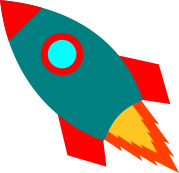
#> input picture beadalize/examples/rocket.png, 179 x 173 px
$ python rocket.py
#> lines starting #> are read from the running program, lines starting #| are printed output that depends on the picture
### beadalize/platform.py
import numpy as np
import matplotlib.pyplot as plt


from beadalize.shared import SvgConvertable


class Platform(SvgConvertable):
    def __init__(self, module=5):
        self.module = module

    def __len__(self):
        pass

    def coordinates(self):
        pass

    def plot(self, ax=None):
        if ax is None:
            ax = plt.gca()

        c = self.coordinates()
        p = ax.plot(*zip(*c), 'k.', markersize=1)
        ax.set_aspect('equal')
        return p


class HexagonPlatform(Platform):
    def __init__(self, *args, size=16, **kwargs):
        super().__init__(*args, **kwargs)
        self.size = size

    def coordinates(self):
        x = []
        y = []
        d = np.sin(60*np.pi/180)
        for i in range(self.size):
            for j in range(self.size + i):
                y.append(i*self.module * d)
                x.append(j*self.module - 0.5 * i * self.module)

        for i in range(self.size-1):
            for j in range(2*self.size - i - 2):
                y.append((self.size + i) * self.module * d)
                x.append(j * self.module - 0.5 * (self.size - i - 2) * self.module)
        return list(zip(x, y))


class HexagonPlatformTilted(HexagonPlatform):
    def coordinates(self):
        coordinates = super().coordinates()
        return [[c[1], c[0]] for c in coordinates]


class SquarePlatform(Platform):
    def __init__(self, *args, size=16, **kwargs):
        super().__init__(*args, **kwargs)
        self.size = size

    # [8 lines left out: function coordinates, not called in this run]


class RectangularPlatform(Platform):
    # [22 lines left out: functions __init__, coordinates, get_platform, not called in this run]

### beadalize/pattern.py
import numpy as np
import matplotlib.pyplot as plt
import matplotlib.image as image
from scipy import ndimage

from beadalize.shared import SvgConvertable
from beadalize.bead import Bead


class Pattern(SvgConvertable):
    def __init__(self, platform, palette=None, bead_type=Bead,
                 image_path=None, scale=1.0, xoffset=0.0, yoffset=0.0, rotation=0):
        self.platform = platform
        self.palette = palette
        self.beads = [bead_type(module=self.platform.module) for _ in range(len(self.platform.coordinates()))]

        self.image_path = image_path
        self.scale = scale
        self.xoffset = xoffset
        self.yoffset = yoffset
        self.rotation = rotation

    def plot(self, ax=None):
        if ax is None:
            ax = plt.gca()

        self.platform.plot(ax=ax)

        patches = []
        for b, c in zip(self.beads, self.platform.coordinates()):
            p = b.plot(ax=ax, x=c[0], y=c[1])
            patches.append(p)
        return patches

    @property
    def image(self):
        img = image.imread(self.image_path)
#> img is the input picture: shape (173, 179, 4) float32; mean R, G, B, A 0.223, 0.201, 0.166, 0.511
        img = ndimage.rotate(img, self.rotation)
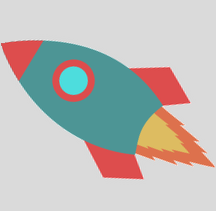
#> img: shape (211, 216, 4) float32; mean R, G, B, A 0.151, 0.137, 0.113, 0.347; transparent parts drawn white
        if img.shape[2] == 4:
            # flatten alpha
            for i in range(img.shape[0]):
                for j in range(img.shape[1]):
                    a = img[i, j, 3]
                    img[i, j, 0] = 1 * (1 - a) + img[i, j, 0] * a
                    img[i, j, 1] = 1 * (1 - a) + img[i, j, 1] * a
                    img[i, j, 2] = 1 * (1 - a) + img[i, j, 2] * a
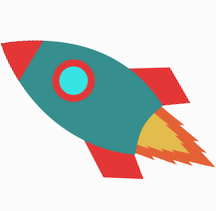
#> img: shape (211, 216, 4) float32; mean R, G, B, A 0.798, 0.787, 0.764, 0.347; transparent parts drawn white
        img = img[:, :, :3]
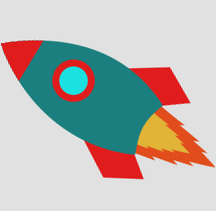
#> img: shape (211, 216, 3) float32; mean R, G, B 0.798, 0.787, 0.764; drawn with min black and max white

        return img

    @property
    def image_bounds(self):
        img = self.image
        coordinates = self.platform.coordinates()
        x, y = zip(*coordinates)
        xmin = min(x) - 0.5*self.platform.module
        xmax = max(x) + 0.5*self.platform.module
        dx = xmax - xmin
        ymin = min(y) - 0.5 * self.platform.module
        ymax = max(y) + 0.5 * self.platform.module
        dy = ymax - ymin
        img_dx = img.shape[1] * min(dx/img.shape[1], dy/img.shape[0])
#> img_dx = 138.1
        img_dy = img.shape[0] * min(dx/img.shape[1], dy/img.shape[0])
#> img_dy = 134.9

        img_xmin = xmin + self.xoffset
        img_xmax = xmin + self.xoffset + img_dx*self.scale
#> img_xmax = 90.48
        img_ymin = ymin + self.yoffset
        img_ymax = ymin + self.yoffset + img_dy*self.scale
#> img_ymax = 114.4
        return img_xmin, img_xmax, img_ymin, img_ymax

    def plot_image(self, ax=None):
        img_xmin, img_xmax, img_ymin, img_ymax = self.image_bounds
#> img_xmin = -20; img_xmax = 90.48; img_ymin = 6.5; img_ymax = 114.4

        if ax is None:
            ax = plt.gca()

        self.plot(ax=ax)
        xlim = ax.get_xlim()
        ylim = ax.get_ylim()
        pl = ax.imshow(self.image, extent=[img_xmin, img_xmax, img_ymin, img_ymax])
        ax.set_xlim(xlim)
        ax.set_ylim(ylim)
        return pl

    def get_colors(self):
        img = self.image
        img_xmin, img_xmax, img_ymin, img_ymax = self.image_bounds
#> img_xmin = -20; img_xmax = 90.48; img_ymin = 6.5; img_ymax = 114.4

        coordinates = self.platform.coordinates()

        pixel_y = np.interp(range(img.shape[0]), [-0.5, img.shape[0] - 0.5], [img_ymax, img_ymin])
        pixel_x = np.interp(range(img.shape[1]), [-0.5, img.shape[1] - 0.5], [img_xmin, img_xmax])
#> pixel_x = 216 values from -19.74 to 90.22

        for b, c in zip(self.beads, coordinates):
            j_center = int(np.round(np.interp(c[0], [img_xmin, img_xmax], [-0.5, img.shape[1]-0.5])))
            i_center = int(np.round(np.interp(c[1], [img_ymin, img_ymax], [img.shape[0]-0.5, -0.5])))
            dj = 2
            di = 2

            original_colors = []
            for j in range(max(0, j_center-dj), min(img.shape[1], j_center+dj)):
                for i in range(max(0, i_center-di), min(img.shape[0], i_center+di)):
                    if b.is_inside(pixel_x[j] - c[0], pixel_y[i] - c[1]):
                        original_colors.append(img[i, j, :])

            if len(original_colors) > 0:
                original_color = np.mean(np.array(original_colors), axis=0)
                if self.palette is not None:
                    b.color = self.palette.nearest(tuple(np.round(original_color, 4)))
                else:
                    b.color = original_color
#> (the call stopped at in distance, `color1_rgb = sRGBColor(*color1)`: colormath is not available in this run)

### beadalize/shared.py
import matplotlib.pyplot as plt


class SvgConvertable:
    def plot(self, ax=None):
        return None

    def to_svg(self, path):
#> called with path = 'rocket.svg'
        fig, ax = plt.subplots()
        self.plot(ax=ax)
        ax.set_axis_off()
        ax.set_position([0, 0, 1, 1])

        xlim = ax.get_xlim()
        dx = xlim[1] - xlim[0]
        ylim = ax.get_ylim()
        dy = ylim[1] - ylim[0]
        fig.set_size_inches(dx/25.4, dy/25.4)

        fig.savefig(path, dpi=100, format='svg')
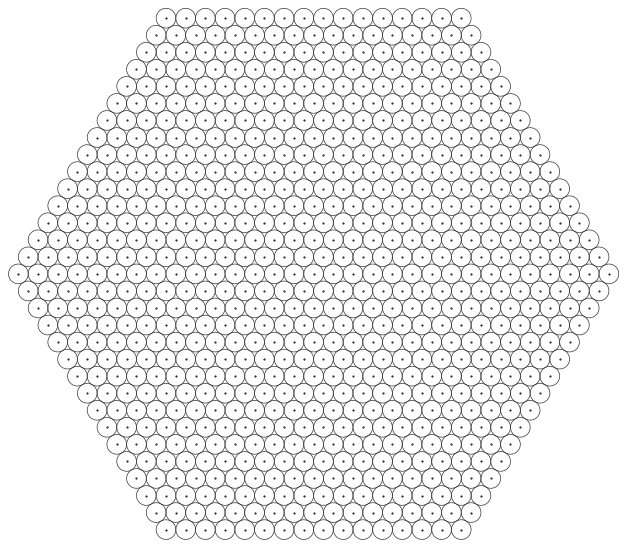
#> figure drawn by matplotlib, 1 panel
        plt.close(fig)
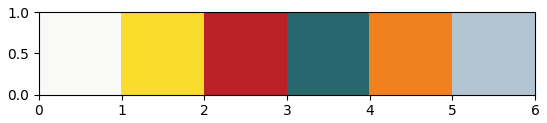
#> figure drawn by matplotlib, 1 panel
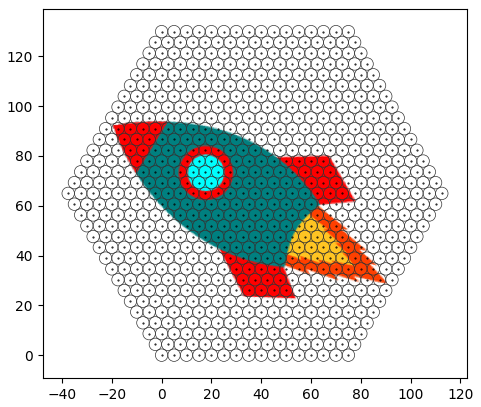
#> figure drawn by matplotlib, 1 panel

### beadalize/palette.py
from functools import lru_cache

import numpy as np
import matplotlib.pyplot as plt


class Palette:
    def __init__(self, colors):
        self.colors = colors

    def subset(self, index):
        return Palette([self.colors[i] for i in index])

    @staticmethod
    def distance(color1: tuple, color2: tuple):
        from colormath.color_objects import sRGBColor, LabColor
        from colormath.color_conversions import convert_color
        from colormath.color_diff import delta_e_cie2000

        color1_rgb = sRGBColor(*color1)
        color2_rgb = sRGBColor(*color2)

        color1_lab = convert_color(color1_rgb, LabColor)
        color2_lab = convert_color(color2_rgb, LabColor)

        return delta_e_cie2000(color1_lab, color2_lab)

    @lru_cache(maxsize=1024)
    def nearest(self, color):
        dists = [self.distance(tuple(color), tuple(c)) for c in self.colors]
        val, index = min((val, idx) for (idx, val) in enumerate(dists))
        return self.colors[index]

    def plot(self, ax=None):
        if ax is None:
            ax = plt.gca()
        ax.imshow(np.expand_dims(np.array(self.colors), 0), extent=[0, len(self.colors), 0, 1])


hama_color_palette = Palette([
    [0.9764706, 0.9764706, 0.972549],
    [0.9647059, 0.92941177, 0.7647059],
    [0.9764706, 0.8627451, 0.18039216],
    [0.9137255, 0.30588236, 0.15686275],
    [0.7294118, 0.13333334, 0.15686275],
    [0.8901961, 0.5176471, 0.5921569],
    [0.3254902, 0.19215687, 0.5176471],
    [0.14901961, 0.24705882, 0.5647059],
    [0.10980392, 0.39607844, 0.6862745],
    [0.01176471, 0.21176471, 0.10196079],
    [0.00784314, 0.26666668, 0.19215687],

    [0.36862746, 0.25882354, 0.21960784],
    [0.7176471 , 0.13725491, 0.16078432],
    [0.8509804 , 0.6627451 , 0.13725491],
    [0.        , 0.5294118 , 0.7019608 ],
    [0.2       , 0.7058824 , 0.4745098 ],
    [0.5176471 , 0.5254902 , 0.52156866],
    [0.11372549, 0.10980392, 0.10588235],
    [0.85882354, 0.87058824, 0.87058824],
    [0.5176471 , 0.20392157, 0.14117648],
    [0.7294118 , 0.41960785, 0.27450982],
    [0.6431373 , 0.12941177, 0.17254902],

    [0.3882353 , 0.28235295, 0.5882353 ],
    [0.9098039 , 0.6627451 , 0.5764706 ],
    [0.85490197, 0.7294118 , 0.627451  ],
    [0.21960784, 0.30980393, 0.22745098],
    [0.8235294 , 0.12156863, 0.30588236],
    [0.31764707, 0.08235294, 0.10980392],
    [0.15294118, 0.40784314, 0.43529412],
    [0.92156863, 0.20784314, 0.44705883],
    [0.9137255 , 0.18431373, 0.23137255],
    [0.78431374, 0.84313726, 0.15686275],
    [0.9137255 , 0.14901961, 0.2509804 ],

    [0.07450981, 0.3254902 , 0.63529414],
    [0.32156864, 0.7176471 , 0.3529412 ],
    [0.94509804, 0.5058824 , 0.11764706],
    [0.28235295, 0.7019608 , 0.30980393],
    [0.79607844, 0.7294118 , 0.24313726],
    [0.9137255 , 0.38431373, 0.36078432],
    [0.22352941, 0.13725491, 0.34509805],
    [0.01960784, 0.4627451 , 0.7254902 ],
    [0.44313726, 0.7411765 , 0.3372549 ],
    [0.8039216 , 0.48235294, 0.6862745 ],
    [0.07843138, 0.70980394, 0.8039216 ],

    [0.9647059 , 0.6666667 , 0.21176471],
    [0.654902  , 0.6745098 , 0.6784314 ],
    [0.28627452, 0.2901961 , 0.28627452],
    [0.83137256, 0.5294118 , 0.7176471 ],
    [0.01568628, 0.7176471 , 0.8392157 ],
    [0.53333336, 0.5058824 , 0.7294118 ],
    [0.2627451 , 0.18431373, 0.14901961],
    [0.5647059 , 0.4392157 , 0.36862746],

    [0.85882354, 0.85882354, 0.8352941 ],
    [0.92941177, 0.72156864, 0.6313726 ],
    [0.69803923, 0.76862746, 0.81960785],
    [0.7411765 , 0.43137255, 0.2784314 ],
    [0.28235295, 0.28235295, 0.28627452],
    [0.16078432, 0.12941177, 0.09803922],
    [0.7764706 , 0.7529412 , 0.72156864],
])


a = np.linspace(0, 1, 4)
R, G, B = np.meshgrid(a, a, a)
rgb_64_palette = Palette(list(zip(R.flatten(), G.flatten(), B.flatten())))

### beadalize/bead.py
import matplotlib.pyplot as plt
import matplotlib.patches as patches


class Bead:
    def __init__(self, module=5, color=None):
        self.module = module
        self.color = color

    def is_inside(self, x, y):
        return x**2 + y**2 <= (0.5*self.module)**2

    def plot(self, ax=None, x=None, y=None):
        if ax is None:
            ax = plt.gca()
        p = patches.Circle((x, y), 0.5 * self.module, facecolor=self.color if self.color is not None else 'None',
                           edgecolor=(0.2, 0.2, 0.2), linewidth=0.5)
        ax.add_patch(p)
        return p


class SquareBead(Bead):
    def is_inside(self, x, y):
        return (-0.5*self.module <= x) and (x <= 0.5*self.module) and (-0.5*self.module <= y) and (y <= 0.5*self.module)

    # [8 lines left out: function plot, not called in this run]

### beadalize/examples/rocket.py
import matplotlib.pyplot as plt

from beadalize.palette import hama_color_palette
from beadalize.platform import HexagonPlatform
from beadalize.pattern import Pattern

fig, ax = plt.subplots()
hama_color_palette.plot(ax=ax)

palette = hama_color_palette.subset([0, 2, 4, 28, 35, 54])

fig, ax = plt.subplots()
palette.plot(ax=ax)

platform = HexagonPlatform(module=5, size=16)
pattern = Pattern(platform, palette=palette,
                  image_path='rocket.png', scale=0.80, xoffset=20, yoffset=9, rotation=14)
fig, ax = plt.subplots()
pattern.plot_image(ax=ax)

pattern.get_colors()
pattern.to_svg('rocket.svg')

fig, ax = plt.subplots()
pattern.plot(ax=ax)
plt.show()
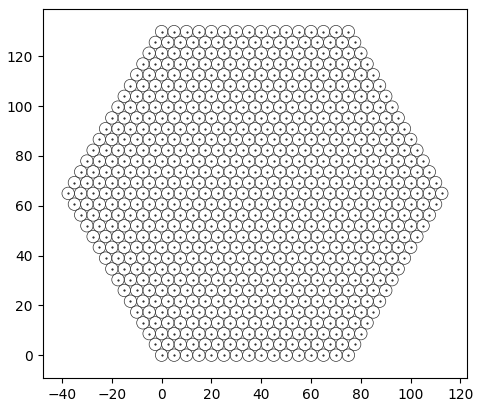
#> figure drawn by matplotlib, 1 panel
